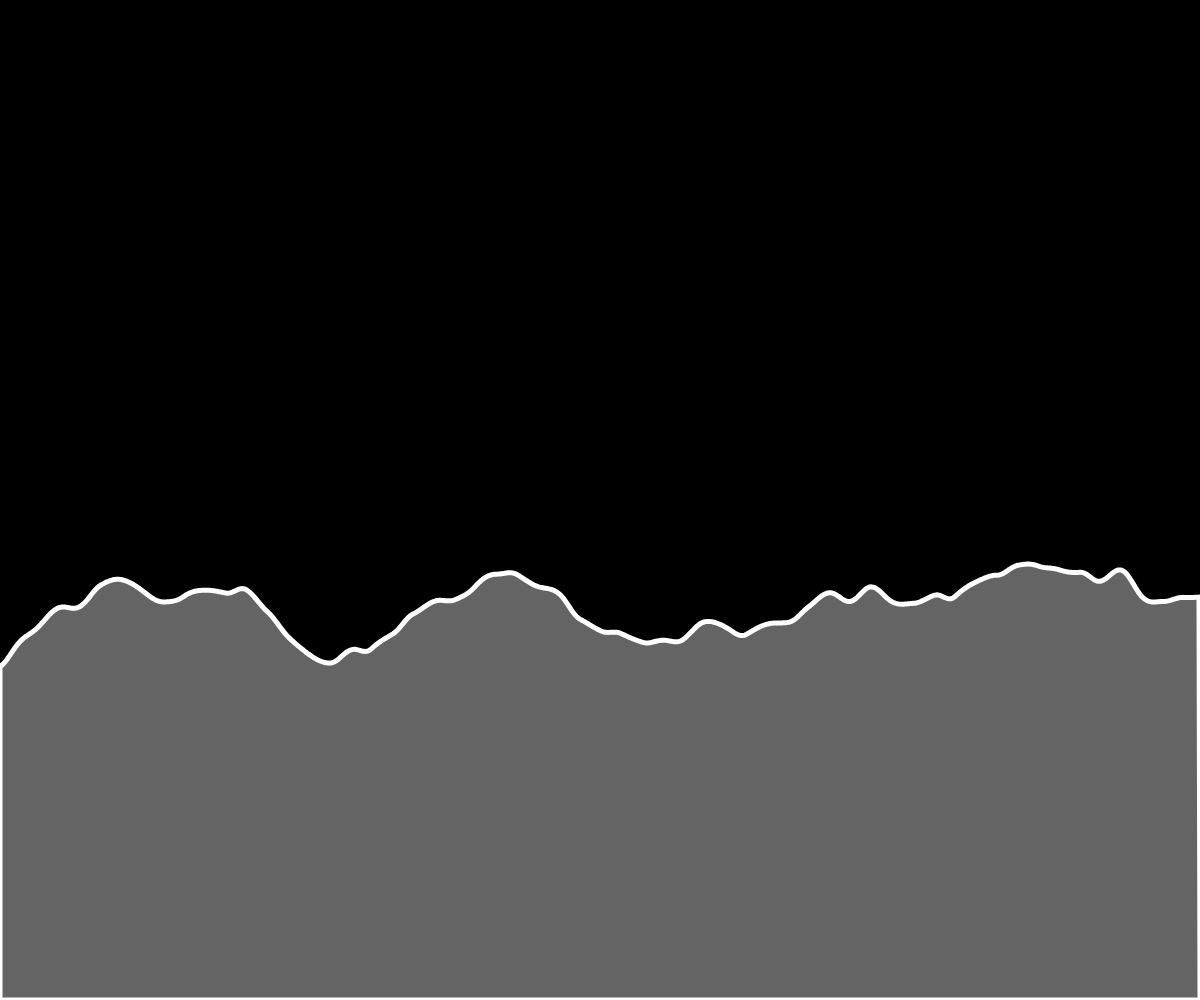
Frame 1 (no input)
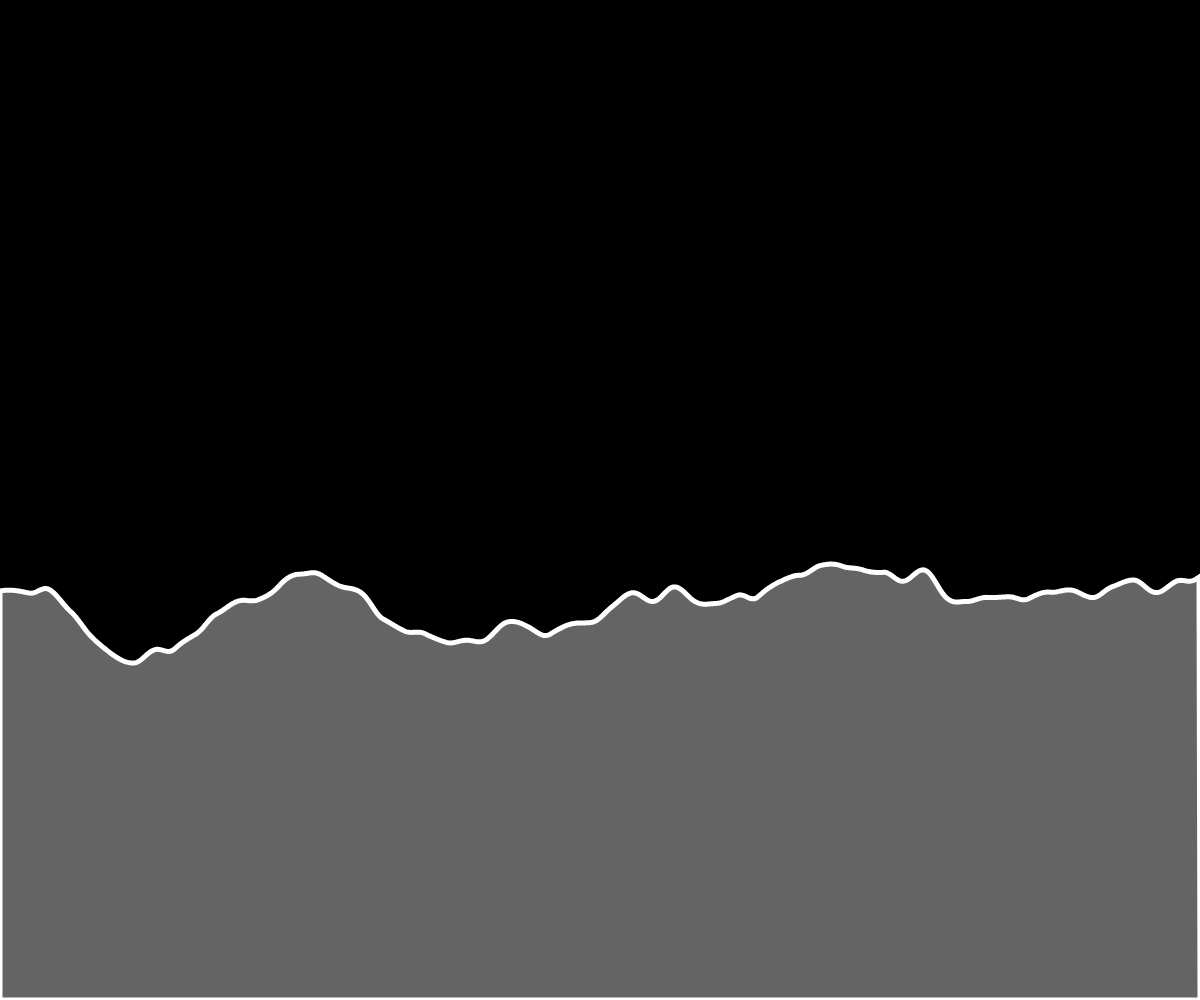
Frame 60 (no input)
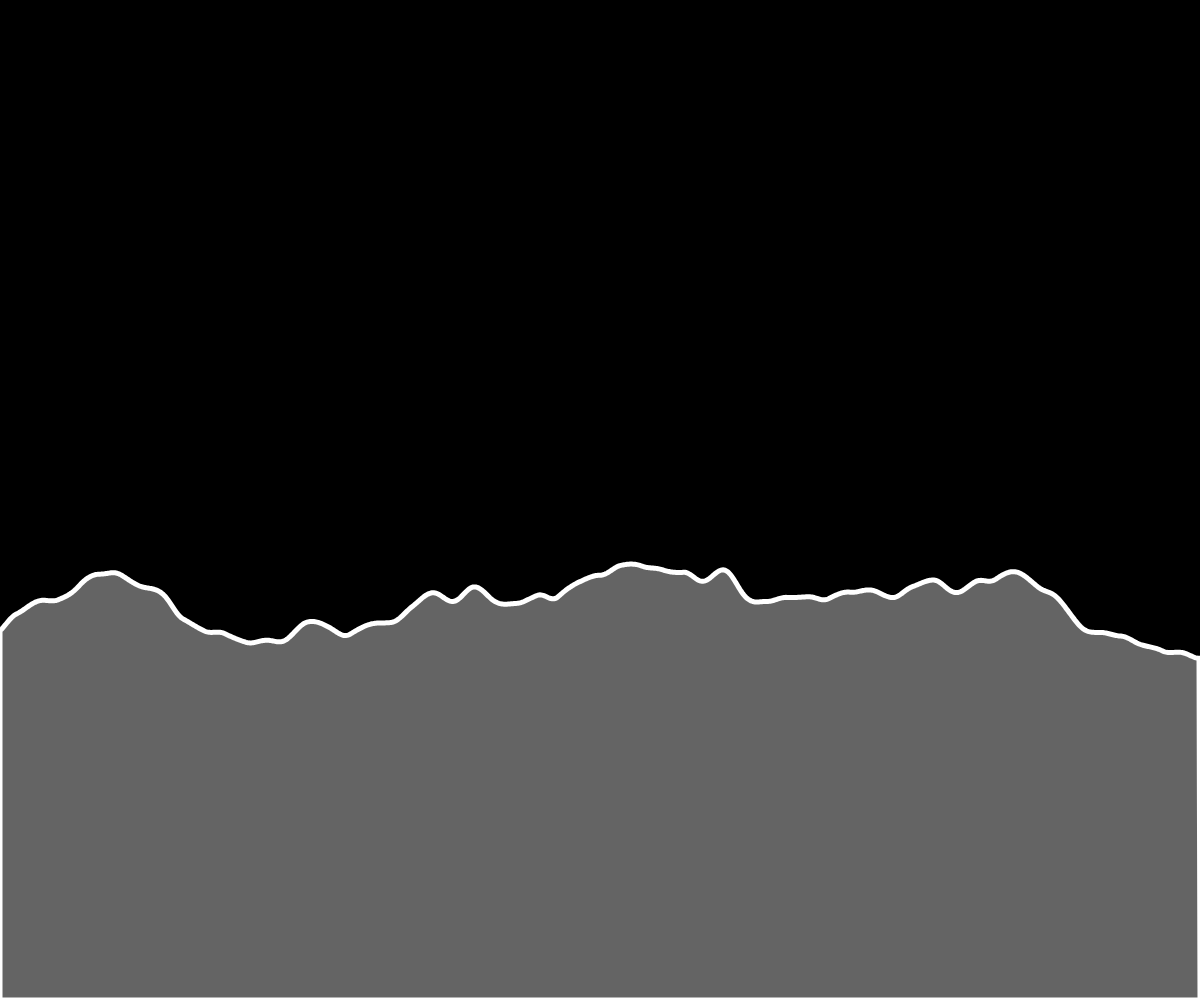
Frame 120 (the mouse pressed at the canvas centre since frame 60)

The p5.js sketch that drew these frames (run headless with seeded random() and noise() and a simulated clock; from frame 60 on, the mouse is pressed at the canvas centre):

// p5.js sketch
// ── sketch.js
function setup(){
    createCanvas(innerWidth, innerHeight);
    background(0); 
   //noLoop();  
}

let xSpeed = 0.02;
let xStart = 0;

function draw(){
    background(0);
    xStart = xStart + xSpeed;
    let xOff=xStart;
    fill(100)
    stroke(255);
    strokeWeight(5);
    beginShape();
    vertex(0, height);
    for(let x=0; x<width; x++){
        // Completely random
        //let y = random(height*0.25, height * 0.75);                

        // Gaussian Random - will tend to be in the center
        // let y = randomGaussian(height/2, 20); 

        // Noise Random
        let y = noise(xOff) * height/4 + height/2;
        xOff = xOff + 0.006;  

        vertex(x,y);
    }
    vertex(width, height);    
    endShape(CLOSE);
}
